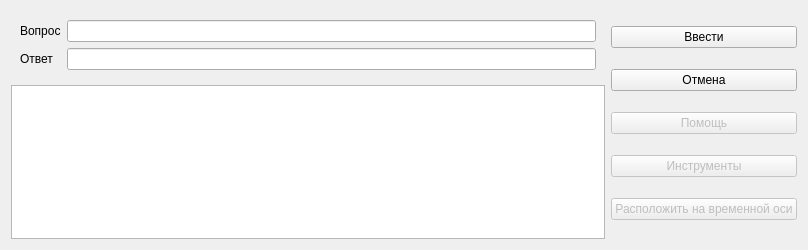
<?xml version="1.0" encoding="UTF-8"?>
<ui version="4.0">
 <class>TemporalForm</class>
 <widget class="QDialog" name="TemporalForm">
  <property name="geometry">
   <rect>
    <x>0</x>
    <y>0</y>
    <width>808</width>
    <height>250</height>
   </rect>
  </property>
  <property name="maximumSize">
   <size>
    <width>16777215</width>
    <height>16777215</height>
   </size>
  </property>
  <property name="windowTitle">
   <string>Dialog</string>
  </property>
  <layout class="QHBoxLayout" name="horizontalLayout_2">
   <item>
    <layout class="QVBoxLayout" name="verticalLayout">
     <item>
      <widget class="QWidget" name="parsedInfoLayout" native="true">
       <layout class="QFormLayout" name="layout">
        <item row="0" column="1">
         <widget class="QLineEdit" name="questionEdit">
          <property name="enabled">
           <bool>true</bool>
          </property>
          <property name="readOnly">
           <bool>true</bool>
          </property>
         </widget>
        </item>
        <item row="1" column="0">
         <widget class="QLabel" name="label_6">
          <property name="text">
           <string>Ответ</string>
          </property>
         </widget>
        </item>
        <item row="1" column="1">
         <widget class="QLineEdit" name="answerEdit">
          <property name="enabled">
           <bool>true</bool>
          </property>
          <property name="readOnly">
           <bool>true</bool>
          </property>
         </widget>
        </item>
        <item row="0" column="0">
         <widget class="QLabel" name="label_8">
          <property name="text">
           <string>Вопрос</string>
          </property>
         </widget>
        </item>
       </layout>
      </widget>
     </item>
     <item>
      <widget class="QTableView" name="tableView">
       <property name="sizeAdjustPolicy">
        <enum>QAbstractScrollArea::AdjustToContents</enum>
       </property>
       <property name="showGrid">
        <bool>false</bool>
       </property>
       <attribute name="horizontalHeaderVisible">
        <bool>false</bool>
       </attribute>
       <attribute name="horizontalHeaderStretchLastSection">
        <bool>true</bool>
       </attribute>
       <attribute name="verticalHeaderVisible">
        <bool>false</bool>
       </attribute>
      </widget>
     </item>
    </layout>
   </item>
   <item>
    <layout class="QVBoxLayout" name="verticalLayout_2">
     <item>
      <widget class="QPushButton" name="inputButton">
       <property name="text">
        <string>Ввести</string>
       </property>
       <property name="autoDefault">
        <bool>false</bool>
       </property>
      </widget>
     </item>
     <item>
      <widget class="QPushButton" name="cancelButton">
       <property name="text">
        <string>Отмена</string>
       </property>
       <property name="autoDefault">
        <bool>false</bool>
       </property>
      </widget>
     </item>
     <item>
      <widget class="QPushButton" name="helpButton">
       <property name="enabled">
        <bool>false</bool>
       </property>
       <property name="text">
        <string>Помощь</string>
       </property>
      </widget>
     </item>
     <item>
      <widget class="QPushButton" name="fuzzyButton">
       <property name="enabled">
        <bool>false</bool>
       </property>
       <property name="text">
        <string>Инструменты</string>
       </property>
      </widget>
     </item>
     <item>
      <widget class="QPushButton" name="timeLineButton">
       <property name="enabled">
        <bool>false</bool>
       </property>
       <property name="text">
        <string>Расположить на временной оси</string>
       </property>
      </widget>
     </item>
    </layout>
   </item>
  </layout>
 </widget>
 <resources/>
 <connections/>
</ui>
